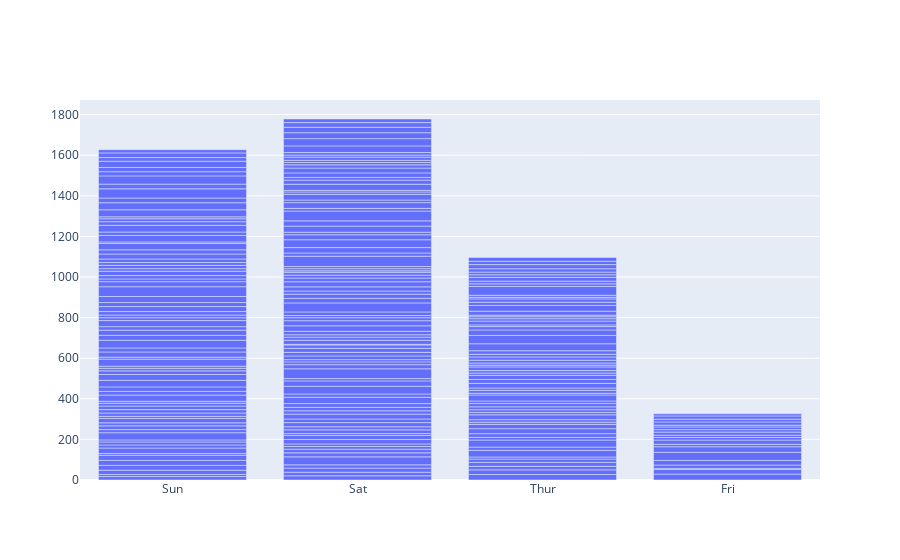

Notebook source saved alongside this figure:
### Markdown cell above
## Bar Plot

### Code cell
fig=go.Figure()
fig.add_trace(go.Bar(x=tips.day,y=tips.total_bill))

### Figure 1 — Plotly figure (JSON) as saved in the notebook; plotly's stock layout.template omitted (floating-point values rounded to 4 significant figures; data arrays with more than 128 entries replaced by an {"elided": "..."} marker saying what was removed)
{"data": [{"type": "bar", "x": {"elided": "244 str values"}, "y": {"elided": "244 float values"}}], "layout": {"autosize": true, "xaxis": {"autorange": true, "range": [-0.5, 3.5], "type": "category"}, "yaxis": {"autorange": true, "range": [0, 1872.0], "type": "linear"}}}
